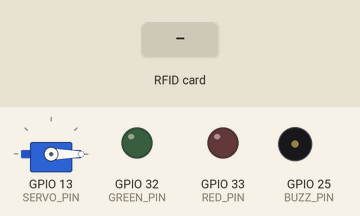
This sketch was run on a simulated ESP32. Shown: servo, output pins drawn as LEDs (lit = HIGH), buzzer (waves = sounding, pin HIGH). Inputs (shaded band) come from the test bench. What the sketch prints to the serial monitor is not drawn.

Above: at 1.5 s.
1.6 s: RFID card 5E 7A 19 C4 held to the reader
At 1.67 s:
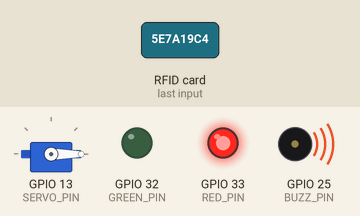
3.5 s: RFID card A1 B2 C3 D4 held to the reader
At 4.0 s:
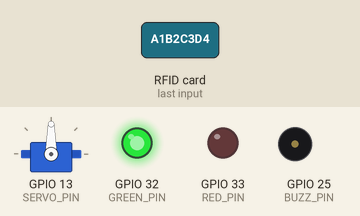
Timing chart, 0 to 8.0 s (numbered marks = the images above; inputs shaded):
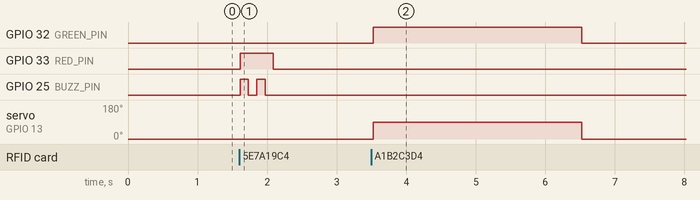

The sketch:

stage4_full_core.ino
```cpp
/*
  阶段 4 — 整合版(核心功能:读卡 + 白名单 + 舵机 + 蜂鸣器)
  ------------------------------------------------------------
  这是把阶段1~4整合到一起的完整门禁逻辑:
    读卡 -> 判断是否在白名单
      是 -> 绿灯亮 + 舵机开锁(3秒)+ 自动回锁
      否 -> 红灯亮 + 蜂鸣器"嘀嘀"两声报警

  完整接线(阶段1~4全部接上):
    RC522  SDA(SS) -> GPIO5    RC522 SCK  -> GPIO18
    RC522  MOSI     -> GPIO23  RC522 MISO -> GPIO19
    RC522  RST      -> GPIO27  RC522 VCC  -> 3.3V(不要接5V!) RC522 GND -> GND
    舵机   信号(橙) -> GPIO13   舵机 VCC(红) -> 5V(VIN)  舵机 GND(棕) -> GND
    绿LED  +(经220Ω) -> GPIO32  负极 -> GND
    红LED  +(经220Ω) -> GPIO33  负极 -> GND
    有源蜂鸣器 + -> GPIO25      - -> GND

  *** 使用前:把下面 WHITELIST 里的 "a1b2c3d4" 换成你阶段1打印的卡号! ***
*/

#include <SPI.h>
#include <MFRC522.h>
#include <ESP32Servo.h>

// ---------- 引脚定义 ----------
#define SS_PIN 5
#define RST_PIN 27
#define GREEN_PIN 32
#define RED_PIN 33
#define BUZZ_PIN 25
#define SERVO_PIN 13

// ---------- 参数 ----------
#define LOCKED_ANGLE 0     // 0°  = 锁
#define OPEN_ANGLE 90      // 90° = 开
#define UNLOCK_MS 3000     // 开锁保持时间
#define BEEP_MS 120        // 蜂鸣器单次响/停时长

MFRC522 rfid(SS_PIN, RST_PIN);
Servo lock;

// 换成你阶段1打印的卡号,可以加多张卡,用逗号隔开
String WHITELIST[] = {"a1b2c3d4"};
const int WHITELIST_LEN = sizeof(WHITELIST) / sizeof(WHITELIST[0]);

// 与阶段1完全相同的格式化函数(小写、每字节两位十六进制、补零),
// 全部阶段必须用同一个函数,否则白名单比对会对不上。
String uidToString(MFRC522::Uid uid) {
  String s = "";
  for (byte i = 0; i < uid.size; i++) {
    if (uid.uidByte[i] < 0x10) s += "0";   // 补前导零
    s += String(uid.uidByte[i], HEX);
  }
  s.toLowerCase();
  return s;
}

// 读卡:没有新卡返回空字符串;读到卡则返回卡号,并在函数内部
// 完成 HaltA / StopCrypto1,调用方不用再管。
String readUID() {
  if (!rfid.PICC_IsNewCardPresent() || !rfid.PICC_ReadCardSerial()) {
    return "";
  }
  String uid = uidToString(rfid.uid);
  rfid.PICC_HaltA();
  rfid.PCD_StopCrypto1();
  return uid;
}

// 判断卡号是否在白名单里
bool isAllowed(String uid) {
  for (int i = 0; i < WHITELIST_LEN; i++) {
    if (WHITELIST[i] == uid) return true;
  }
  return false;
}

// 放行:绿灯亮 + 舵机开锁3秒 + 自动回锁
void grantAccess(String uid) {
  Serial.println("卡号 " + uid + " -> 白名单内,开锁");
  digitalWrite(GREEN_PIN, HIGH);
  lock.write(OPEN_ANGLE);
  delay(UNLOCK_MS);
  lock.write(LOCKED_ANGLE);
  digitalWrite(GREEN_PIN, LOW);
}

// 拒绝:红灯亮 + 蜂鸣器响两声报警
void denyAccess(String uid) {
  Serial.println("卡号 " + uid + " -> 陌生卡,拒绝");
  digitalWrite(RED_PIN, HIGH);
  for (int i = 0; i < 2; i++) {
    digitalWrite(BUZZ_PIN, HIGH);
    delay(BEEP_MS);
    digitalWrite(BUZZ_PIN, LOW);
    delay(BEEP_MS);
  }
  digitalWrite(RED_PIN, LOW);
}

void setup() {
  Serial.begin(115200);
  delay(300);

  SPI.begin(18, 19, 23, 5);   // SCK, MISO, MOSI, SS
  rfid.PCD_Init();

  pinMode(GREEN_PIN, OUTPUT);
  pinMode(RED_PIN, OUTPUT);
  pinMode(BUZZ_PIN, OUTPUT);
  digitalWrite(GREEN_PIN, LOW);
  digitalWrite(RED_PIN, LOW);
  digitalWrite(BUZZ_PIN, LOW);

  lock.attach(SERVO_PIN);
  lock.write(LOCKED_ANGLE);   // 上电先锁上

  Serial.println();
  Serial.println("=== 阶段4: 门禁整合版 ===");
  Serial.println("刷卡试试... 白名单卡开锁,陌生卡报警");
}

void loop() {
  String uid = readUID();
  if (uid == "") return;   // 没读到卡,继续等

  Serial.print("卡号: ");
  Serial.println(uid);

  if (isAllowed(uid)) {
    grantAccess(uid);
  } else {
    denyAccess(uid);
  }

  delay(300);   // 简单防抖:一次刷卡只处理一次
}
```

Measured:
- after the input at 1.6 s, GPIO 33 (RED_PIN): LOW → HIGH at once, → LOW 0.48 s later; GPIO 25 (BUZZ_PIN): alternates HIGH for 0.12 s and LOW for 0.12 s, 4 changes in all, then stays LOW, starting at once
- after the input at 3.5 s, GPIO 32 (GREEN_PIN): LOW → HIGH at once, → LOW 3.0 s later; servo on GPIO 13 (SERVO_PIN): 0° → 90° at once, → 0° 3.0 s later
